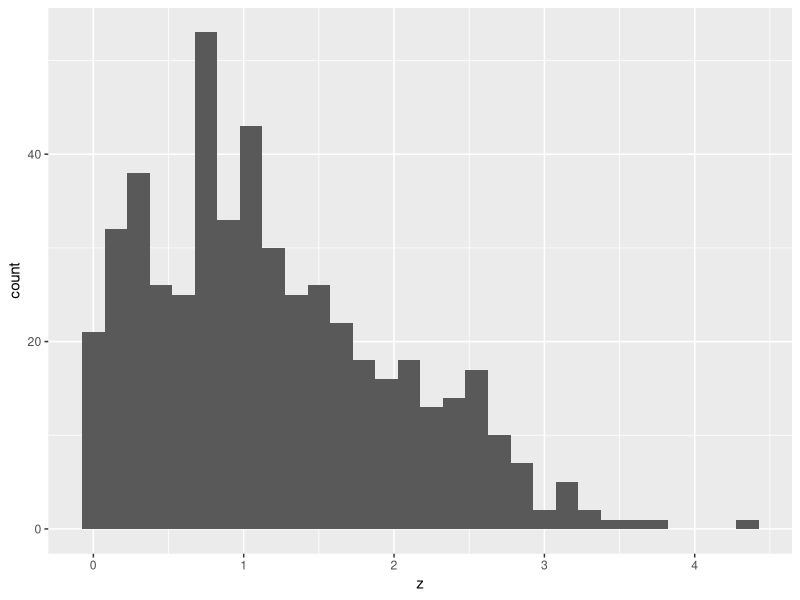

Generate this figure with R:
## ---- chunk 1
samp = rnorm(100)
length(samp)
## ---- chunk 2
library(tidyverse)
x <- rnorm(500,mean =1)
y <- x > 0
z <- abs(x)
learning_df <- 
  tibble(
    x,y,z
  )

ggplot(learning_df ,aes(x = z)) + geom_histogram()
